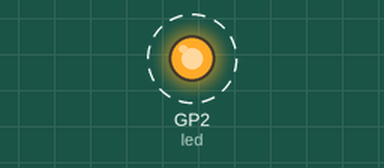
This program was run on a simulated Raspberry Pi Pico running MicroPython. Shown: output pins drawn as LEDs (lit = HIGH). Dashed ring = blinking.

Above: at 0.5 s.
Timing chart, 0 to 4.6 s (numbered marks = the images above):
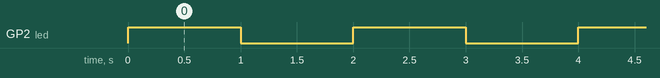

The program:

v1_led_blink.py
```python
import machine
import time

# Pin-Nummer für die LED
led_pin = 2

# Initialisierung des Pins als Ausgang
led = machine.Pin(led_pin, machine.Pin.OUT)

# Schleife zum Blinken der LED
while True:
    led.on()  # LED einschalten
    time.sleep(1)  # 1 Sekunde warten
    led.off()  # LED ausschalten
    time.sleep(1)  # 1 Sekunde warten
```

Measured:
- by itself, GP2 (led): alternates HIGH for 1.0 s and LOW for 1.0 s
